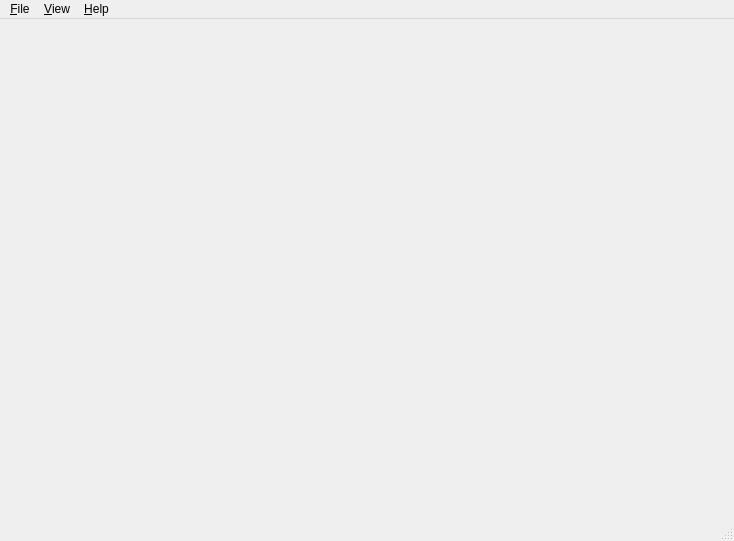
<?xml version="1.0" encoding="UTF-8"?>
<ui version="4.0">
 <class>Viewer</class>
 <widget class="QMainWindow" name="Viewer">
  <property name="geometry">
   <rect>
    <x>0</x>
    <y>0</y>
    <width>734</width>
    <height>541</height>
   </rect>
  </property>
  <property name="windowTitle">
   <string/>
  </property>
  <widget class="QWidget" name="centralwidget"/>
  <widget class="QMenuBar" name="menubar">
   <property name="geometry">
    <rect>
     <x>0</x>
     <y>0</y>
     <width>734</width>
     <height>21</height>
    </rect>
   </property>
   <widget class="QMenu" name="viewMenu">
    <property name="title">
     <string>&amp;View</string>
    </property>
    <addaction name="toggleFullScreenAction"/>
    <addaction name="toggleSwapIntervalAction"/>
    <addaction name="separator"/>
    <addaction name="showAdaptiveGridAction"/>
   </widget>
   <widget class="QMenu" name="fileMenu">
    <property name="title">
     <string>&amp;File</string>
    </property>
    <addaction name="separator"/>
    <addaction name="quitAction"/>
   </widget>
   <widget class="QMenu" name="helpMenu">
    <property name="title">
     <string>&amp;Help</string>
    </property>
    <addaction name="aboutAction"/>
   </widget>
   <addaction name="fileMenu"/>
   <addaction name="viewMenu"/>
   <addaction name="helpMenu"/>
  </widget>
  <widget class="QStatusBar" name="statusbar"/>
  <action name="toggleDebugModeAction">
   <property name="checkable">
    <bool>true</bool>
   </property>
   <property name="enabled">
    <bool>false</bool>
   </property>
   <property name="text">
    <string>Toggle &amp;Debug Mode</string>
   </property>
   <property name="menuRole">
    <enum>QAction::ApplicationSpecificRole</enum>
   </property>
  </action>
  <action name="togglePrintModeAction">
   <property name="checkable">
    <bool>true</bool>
   </property>
   <property name="enabled">
    <bool>false</bool>
   </property>
   <property name="text">
    <string>Toggle &amp;Print Mode</string>
   </property>
   <property name="menuRole">
    <enum>QAction::ApplicationSpecificRole</enum>
   </property>
  </action>
  <action name="toggleFullScreenAction">
   <property name="checkable">
    <bool>false</bool>
   </property>
   <property name="enabled">
    <bool>true</bool>
   </property>
   <property name="text">
    <string>Toggle Full Screen</string>
   </property>
   <property name="shortcut">
    <string>F11</string>
   </property>
   <property name="menuRole">
    <enum>QAction::ApplicationSpecificRole</enum>
   </property>
  </action>
  <action name="specifyResolutionAction">
   <property name="enabled">
    <bool>false</bool>
   </property>
   <property name="text">
    <string>Specify Resolution ...</string>
   </property>
   <property name="menuRole">
    <enum>QAction::ApplicationSpecificRole</enum>
   </property>
  </action>
  <action name="captureCameraPathAction">
   <property name="enabled">
    <bool>false</bool>
   </property>
   <property name="text">
    <string>Capture Camera Path ...</string>
   </property>
   <property name="menuRole">
    <enum>QAction::ApplicationSpecificRole</enum>
   </property>
  </action>
  <action name="aboutAction">
   <property name="enabled">
    <bool>false</bool>
   </property>
   <property name="text">
    <string>About ...</string>
   </property>
   <property name="menuRole">
    <enum>QAction::AboutRole</enum>
   </property>
  </action>
  <action name="quitAction">
   <property name="enabled">
    <bool>true</bool>
   </property>
   <property name="text">
    <string>&amp;Close</string>
   </property>
   <property name="menuRole">
    <enum>QAction::QuitRole</enum>
   </property>
  </action>
  <action name="driveManipulatorAction">
   <property name="enabled">
    <bool>false</bool>
   </property>
   <property name="text">
    <string>&amp;Drive Manipulator</string>
   </property>
   <property name="menuRole">
    <enum>QAction::ApplicationSpecificRole</enum>
   </property>
  </action>
  <action name="playCameraPathAction">
   <property name="enabled">
    <bool>false</bool>
   </property>
   <property name="text">
    <string>&amp;Play Camera Path ...</string>
   </property>
   <property name="menuRole">
    <enum>QAction::ApplicationSpecificRole</enum>
   </property>
  </action>
  <action name="flightManipulatorAction">
   <property name="enabled">
    <bool>false</bool>
   </property>
   <property name="text">
    <string>&amp;Flight Manipulator</string>
   </property>
   <property name="menuRole">
    <enum>QAction::ApplicationSpecificRole</enum>
   </property>
  </action>
  <action name="terrainManipulatorAction">
   <property name="enabled">
    <bool>false</bool>
   </property>
   <property name="text">
    <string>&amp;Terrain Manipulator</string>
   </property>
   <property name="menuRole">
    <enum>QAction::ApplicationSpecificRole</enum>
   </property>
  </action>
  <action name="trackballManipulatorAction">
   <property name="enabled">
    <bool>false</bool>
   </property>
   <property name="text">
    <string>Track&amp;ball Manipulator</string>
   </property>
   <property name="menuRole">
    <enum>QAction::ApplicationSpecificRole</enum>
   </property>
  </action>
  <action name="treemapManipulatorAction">
   <property name="enabled">
    <bool>false</bool>
   </property>
   <property name="text">
    <string>3D Tree&amp;map Manipulator</string>
   </property>
   <property name="menuRole">
    <enum>QAction::ApplicationSpecificRole</enum>
   </property>
  </action>
  <action name="fpsManipulatorAction">
   <property name="enabled">
    <bool>false</bool>
   </property>
   <property name="text">
    <string>FPS Manipulator</string>
   </property>
   <property name="menuRole">
    <enum>QAction::ApplicationSpecificRole</enum>
   </property>
  </action>
  <action name="specifyBenchmarkAction">
   <property name="enabled">
    <bool>false</bool>
   </property>
   <property name="text">
    <string>&amp;Specify Benchmark ...</string>
   </property>
   <property name="menuRole">
    <enum>QAction::ApplicationSpecificRole</enum>
   </property>
  </action>
  <action name="runBenchmarksAction">
   <property name="enabled">
    <bool>false</bool>
   </property>
   <property name="text">
    <string>&amp;Run Benchmarks ...</string>
   </property>
   <property name="menuRole">
    <enum>QAction::ApplicationSpecificRole</enum>
   </property>
  </action>
  <action name="manageConfigurationsAction">
   <property name="enabled">
    <bool>false</bool>
   </property>
   <property name="text">
    <string>Manage &amp;Configurations ...</string>
   </property>
   <property name="menuRole">
    <enum>QAction::ApplicationSpecificRole</enum>
   </property>
  </action>
  <action name="preferencesAction">
   <property name="enabled">
    <bool>false</bool>
   </property>
   <property name="text">
    <string>&amp;Preferences ...</string>
   </property>
   <property name="menuRole">
    <enum>QAction::PreferencesRole</enum>
   </property>
  </action>
  <action name="listOfFBOsAction">
   <property name="enabled">
    <bool>false</bool>
   </property>
   <property name="text">
    <string>List of named FBOs</string>
   </property>
  </action>
  <action name="showFrameBuffersAction">
   <property name="enabled">
    <bool>false</bool>
   </property>
   <property name="text">
    <string>&amp;Show Frame Buffers ...</string>
   </property>
  </action>
  <action name="ufoManipulatorAction">
   <property name="enabled">
    <bool>false</bool>
   </property>
   <property name="text">
    <string>&amp;UFO Manipulator</string>
   </property>
   <property name="menuRole">
    <enum>QAction::ApplicationSpecificRole</enum>
   </property>
  </action>
  <action name="selectVantagePointAction">
   <property name="enabled">
    <bool>false</bool>
   </property>
   <property name="text">
    <string>Select V&amp;antage Point ...</string>
   </property>
   <property name="menuRole">
    <enum>QAction::ApplicationSpecificRole</enum>
   </property>
  </action>
  <action name="createVantagePointAction">
   <property name="enabled">
    <bool>false</bool>
   </property>
   <property name="text">
    <string>Create Vantage Point</string>
   </property>
   <property name="menuRole">
    <enum>QAction::ApplicationSpecificRole</enum>
   </property>
  </action>
  <action name="toggleLogoAction">
   <property name="enabled">
    <bool>false</bool>
   </property>
   <property name="text">
    <string>Toggle &amp;Logo</string>
   </property>
  </action>
  <action name="loadPresentationAction">
   <property name="enabled">
    <bool>false</bool>
   </property>
   <property name="text">
    <string>&amp;Load Presentation ...</string>
   </property>
  </action>
  <action name="captureImageAction">
   <property name="enabled">
    <bool>false</bool>
   </property>
   <property name="text">
    <string>Capture &amp;Image</string>
   </property>
  </action>
  <action name="captureImageAdvancedAction">
   <property name="enabled">
    <bool>false</bool>
   </property>
   <property name="text">
    <string>Capture &amp;Image (Advanced) ...</string>
   </property>
  </action>
  <action name="captureMovieAction">
   <property name="enabled">
    <bool>false</bool>
   </property>
   <property name="text">
    <string>Capture &amp;Movie</string>
   </property>
  </action>
  <action name="toggleSwapIntervalAction">
   <property name="text">
    <string>Toggle Swap Interval</string>
   </property>
   <property name="shortcut">
    <string>F10</string>
   </property>
  </action>
  <action name="showAdaptiveGridAction">
   <property name="checkable">
    <bool>true</bool>
   </property>
   <property name="checked">
    <bool>true</bool>
   </property>
   <property name="text">
    <string>Show Adaptive Grid</string>
   </property>
  </action>
 </widget>
 <resources/>
 <connections/>
</ui>
